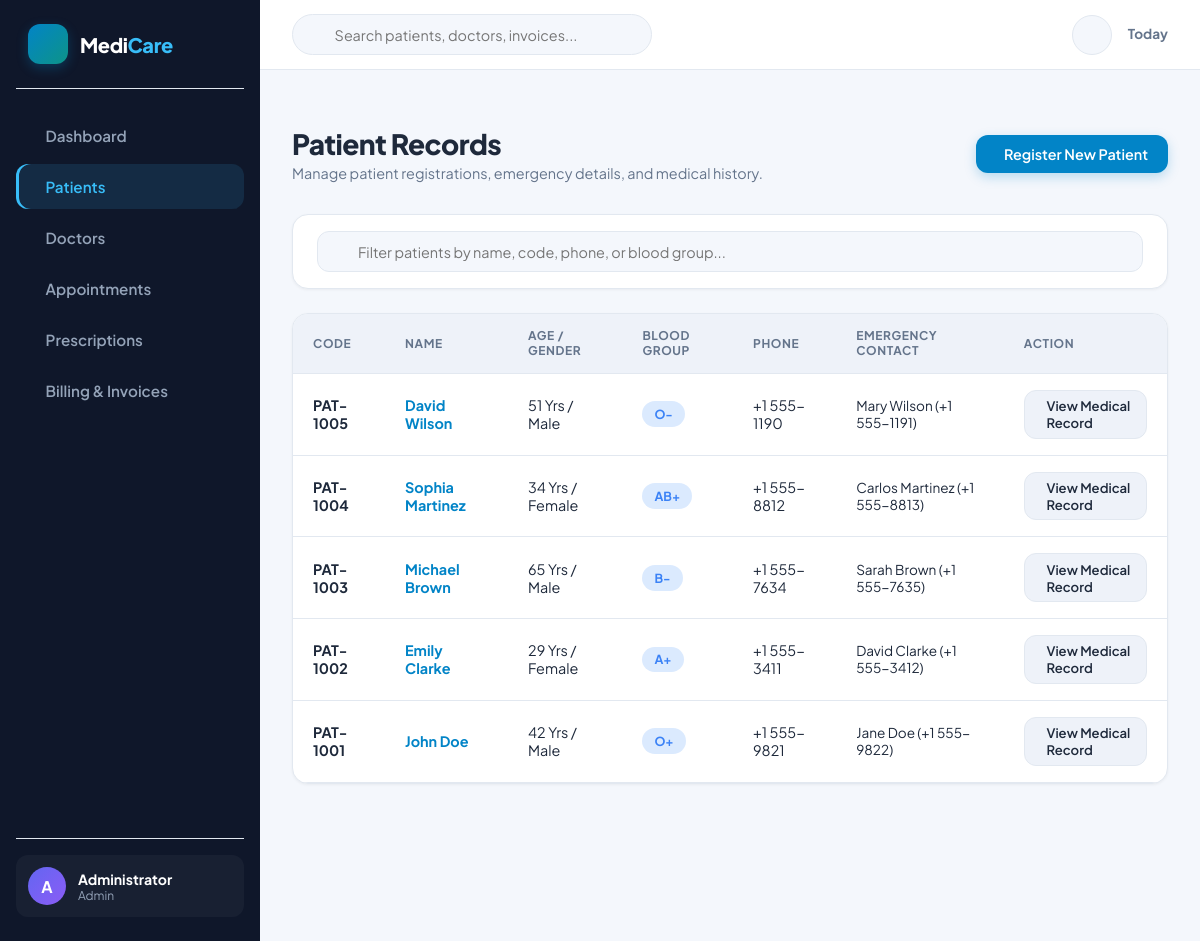
The app's page /patients (signed in) with its own data.
### tables this page shows
CREATE TABLE patients (
            id INTEGER PRIMARY KEY AUTOINCREMENT,
            patient_code TEXT UNIQUE NOT NULL,
            name TEXT NOT NULL,
            age INTEGER NOT NULL,
            gender TEXT NOT NULL,
            blood_group TEXT,
            phone TEXT NOT NULL,
            email TEXT,
            address TEXT,
            emergency_contact TEXT,
            medical_history TEXT,
            created_at TIMESTAMP DEFAULT CURRENT_TIMESTAMP
        );

### app.py (the view)
@app.route('/patients')
@login_required
def patients():
    conn = get_db()
    cursor = conn.cursor()
    cursor.execute('SELECT * FROM patients ORDER BY id DESC')
    patients_list = cursor.fetchall()
    conn.close()
    return render_template('patients.html', patients=patients_list)

### app.py (called while the page is built)
def login_required(f):
    @wraps(f)
    def decorated_function(*args, **kwargs):
        if 'user_id' not in session:
            flash('Please log in to access this page.', 'warning')
            return redirect(url_for('login'))
        return f(*args, **kwargs)
    return decorated_function

@app.context_processor
def inject_user():
    return {
        'current_user': {
            'name': session.get('user_name', 'Guest'),
            'username': session.get('username', ''),
            'role': session.get('user_role', 'guest')
        }
    }

### database.py (called while the page is built)
def get_db():
    conn = sqlite3.connect(DB_PATH)
    conn.row_factory = sqlite3.Row
    return conn

### templates/patients.html (shortened to what this page needs)
{% extends "base.html" %}
{% block content %}
<div class="page-header">
    <div>
        <h1 class="page-title">Patient Records</h1>
        <p class="page-subtitle">Manage patient registrations, emergency details, and medical history.</p>
    </div>
    <button onclick="openModal('addPatientModal')" class="btn btn-primary"> Register New Patient</button>
</div>
<div class="card" style="margin-bottom: 1.5rem;">
    <div class="card-body" style="padding: 1rem 1.5rem;">
        <div style="position: relative;">
            <input type="text" id="patientTableFilter" onkeyup="filterPatientTable()" class="form-control" style="padding-left: 2.5rem;" placeholder="Filter patients by name, code, phone, or blood group...">
        </div>
    </div>
</div>
<div class="card">
    <div class="card-body" style="padding: 0;">
        <div class="table-responsive">
            <table class="custom-table" id="patientsTable">
                <thead>
                    <tr>
                        <th>Code</th>
                        <th>Name</th>
                        <th>Age / Gender</th>
                        <th>Blood Group</th>
                        <th>Phone</th>
                        <th>Emergency Contact</th>
                        <th>Action</th>
                    </tr>
                </thead>
                <tbody>
                    {% for patient in patients %}
                    <tr>
                        <td style="font-weight: 700;">{{ patient.patient_code }}</td>
                        <td style="font-weight: 700; color: var(--brand-primary);">{{ patient.name }}</td>
                        <td>{{ patient.age }} Yrs / {{ patient.gender }}</td>
                        <td><span class="badge badge-info">{{ patient.blood_group }}</span></td>
                        <td>{{ patient.phone }}</td>
                        <td style="font-size: 0.85rem;">{{ patient.emergency_contact }}</td>
                        <td>
                            <a href="{{ url_for('patient_history', patient_id=patient.id) }}" class="btn btn-secondary btn-sm"> View Medical Record</a>
                        </td>
                    </tr>
                    {% else %}
                    <tr>
                        <td colspan="7" style="text-align: center; color: var(--text-muted); padding: 2rem;">No patient records found. Click "Register New Patient" to add one.</td>
                    </tr>
                    {% endfor %}
                </tbody>
            </table>
        </div>
    </div>
</div>
{% endblock %}

### static/css/style.css (style rules this page uses)
:root { --bg-primary: #f4f7fc; --bg-secondary: #ffffff; --bg-tertiary: #eef2f9; --card-bg: #ffffff; --text-main: #1e293b; --text-muted: #64748b; --text-white: #ffffff; --brand-primary: #0284c7; --brand-primary-hover: #0369a1; --brand-secondary: #0d9488; --brand-accent: #6366f1; --status-success: #10b981; --status-success-bg: #d1fae5; --status-warning: #f59e0b; --status-warning-bg: #fef3c7; --status-danger: #ef4444; --status-danger-bg: #fee2e2; --status-info: #3b82f6; --status-info-bg: #dbeafe; --border-color: #e2e8f0; --border-hover: #cbd5e1; --sidebar-bg: #0f172a; --sidebar-text: #94a3b8; --sidebar-active-bg: rgba(56, 189, 248, 0.12); --sidebar-active-text: #38bdf8; --shadow-sm: 0 1px 3px rgba(0, 0, 0, 0.05); --shadow-md: 0 4px 12px rgba(0, 0, 0, 0.06); --shadow-lg: 0 10px 25px rgba(0, 0, 0, 0.1); --radius-sm: 8px; --radius-md: 12px; --radius-lg: 16px; --radius-full: 9999px; --transition: all 0.25s cubic-bezier(0.4, 0, 0.2, 1); }
* { margin: 0; padding: 0; box-sizing: border-box; font-family: 'Plus Jakarta Sans', system-ui, -apple-system, sans-serif; }
body { background-color: var(--bg-primary); color: var(--text-main); display: flex; min-height: 100vh; overflow-x: hidden; transition: background-color 0.3s ease, color 0.3s ease; }
.page-header { display: flex; align-items: center; justify-content: space-between; margin-bottom: 2rem; }
.page-title { font-size: 1.75rem; font-weight: 800; color: var(--text-main); letter-spacing: -0.02em; }
.page-subtitle { font-size: 0.9rem; color: var(--text-muted); margin-top: 0.2rem; }
.btn { display: inline-flex; align-items: center; gap: 0.5rem; padding: 0.65rem 1.25rem; font-size: 0.9rem; font-weight: 600; border-radius: var(--radius-md); border: none; cursor: pointer; transition: var(--transition); text-decoration: none; }
.btn-primary { background-color: var(--brand-primary); color: #ffffff; box-shadow: 0 4px 12px rgba(2, 132, 199, 0.25); }
.btn-secondary { background-color: var(--bg-tertiary); color: var(--text-main); border: 1px solid var(--border-color); }
.btn-sm { padding: 0.4rem 0.85rem; font-size: 0.82rem; }
.badge { display: inline-flex; align-items: center; gap: 0.35rem; padding: 0.3rem 0.75rem; border-radius: var(--radius-full); font-size: 0.78rem; font-weight: 700; text-transform: capitalize; }
.badge-info { background-color: var(--status-info-bg); color: var(--status-info); }
.card { background-color: var(--card-bg); border: 1px solid var(--border-color); border-radius: var(--radius-lg); box-shadow: var(--shadow-sm); overflow: hidden; margin-bottom: 2rem; }
.card-body { padding: 1.5rem; }
.table-responsive { width: 100%; overflow-x: auto; }
.custom-table { width: 100%; border-collapse: collapse; text-align: left; font-size: 0.9rem; }
.custom-table th { background-color: var(--bg-tertiary); color: var(--text-muted); font-weight: 700; padding: 0.9rem 1.25rem; border-bottom: 1px solid var(--border-color); text-transform: uppercase; font-size: 0.75rem; letter-spacing: 0.05em; }
.custom-table td { padding: 1rem 1.25rem; border-bottom: 1px solid var(--border-color); color: var(--text-main); vertical-align: middle; }
.custom-table tbody tr { transition: var(--transition); }
.form-control { width: 100%; padding: 0.65rem 1rem; background-color: var(--bg-primary); border: 1px solid var(--border-color); border-radius: var(--radius-md); color: var(--text-main); font-size: 0.9rem; outline: none; transition: var(--transition); }

### records on screen
patients: patient_code "PAT-1005", name "David Wilson", age "51", gender "Male", blood_group "O-", phone "+1 555-1190", emergency_contact "Mary Wilson (+1 555-1191)"
patients: patient_code "PAT-1004", name "Sophia Martinez", age "34", gender "Female", blood_group "AB+", phone "+1 555-8812", emergency_contact "Carlos Martinez (+1 555-8813)"
patients: patient_code "PAT-1003", name "Michael Brown", age "65", gender "Male", blood_group "B-", phone "+1 555-7634", emergency_contact "Sarah Brown (+1 555-7635)"
patients: patient_code "PAT-1002", name "Emily Clarke", age "29", gender "Female", blood_group "A+", phone "+1 555-3411", emergency_contact "David Clarke (+1 555-3412)"
patients: patient_code "PAT-1001", name "John Doe", age "42", gender "Male", blood_group "O+", phone "+1 555-9821", emergency_contact "Jane Doe (+1 555-9822)"

### other values on screen
{{ current_user.name[0] | upper }} "A"
{{ current_user.name }} "Administrator"
{{ current_user.role }} "Admin"
{{ now.strftime('%b %d, %Y') if now else 'Today' }} "Today"
